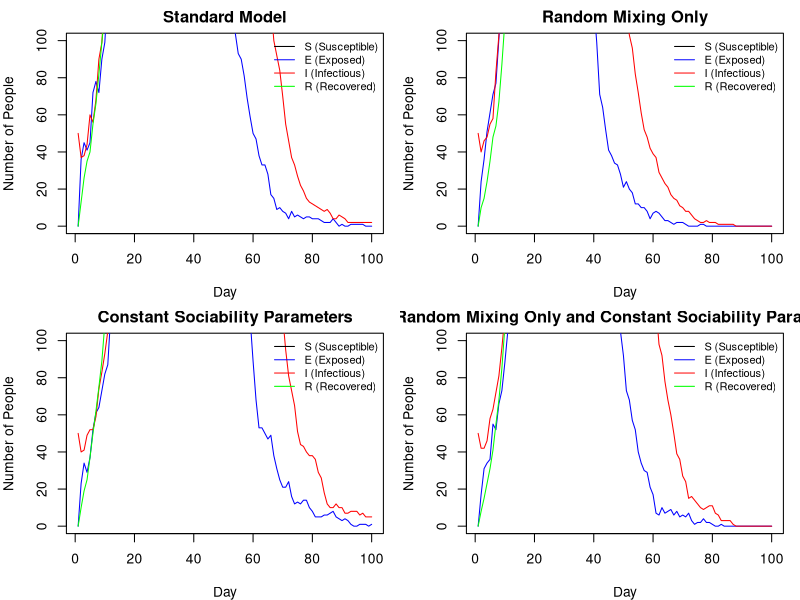

Reproduce this figure in R.
###########################################################
# File:    Submission.R
# Authors: Colin McDonagh (s2213748), Matthew Poole (s2892092)
# , James Horn (s2304075)
# Date:    2025-10-15
# Github URL: https://github.com/JTHorn-eng/Extended-Stats-Programming-Assignment-2/blob/main/Submission.R
###########################################################
#
### About
#
# This document is the code to run an SEIR model and prints the plots of 4 
# different implementations of the model. The program primarily uses two 
# functions to do this: get.net() and seir(). This SEIR model can account for 
# different transmission rates between people sharing houses of different sizes,
# social networks of different sizes, and random mixing. The housing sharing 
# assumes a uniform distribution of house sizes and the social networks allow 
# for variable social network sizes, depending on their 'sociability' parameter.
# The code concludes with a commentary on the 4 different models. 
# 
#
#
### Contributions:
#
# All members attended the majority of workshops and communicated remotely about 
# progress made outside of class time.
#
# Colin McDonagh (33 %) Wrote the majority of the nseir function and led the 
#                       commentary of the different models  
#                      
# Matthew Poole  (34 %) Wrote the code to distribute people to houses, optimised 
#                       the get.net function and nseir function
#                      
# James Horn     (33 %) Wrote the original get.net function and wrote the plot 
#                       function 
#                     


get.net = function(beta, h, nc=15) {
  #' Creates a list of vectors, with each vector at position i containing the 
  #' indices of people that person i is connected with socially. This is done by 
  #' looping through each person, calculating their network based on the 
  #' probability they are connected to someone else, and then recording these 
  #' values at position i of the list, and then recording the value i at each 
  #' index of the list of the person in the social network.
  #' @param beta A list of n uniform random deviates
  #' @param h    A vector of length n describing who shares houses
  #' @param n_c  A value dictating the average number of connections per person.
  #' 
  #' @return a list of vectors, with the vector at position i being the social 
  #' network of person i.
  
  # Define the number of people to consider
  n <- length(h)
  
  # Create a list of vectors for who shares a house with who, as people sharing 
  # houses cannot be in the same social network.
  house_network <- lapply(h, function(x) which(x == h))
  
  # Generate an empty list to populate with connections
  social_network <- vector("list",n)
  
  # Calculates a constant used inside a loop once for efficiency to calculate 
  # the probability that two people are connected socially.
  k <- nc*beta/(mean(beta)^2*(n-1))
  
  # loop through each person in the network
  for (i in 1:(n-1)) {
    # Create probabilities that person i is connected with each other person. 
    # Only consider person i and onwards as these values will be symmetric.
    network_probs <- c(rep(0,i), beta[i]*k[(i+1):n]) 
    
    # Create probabilities to compare the network probs with.
    # The first i values are 1 as the first (i-1) have already been assigned 
    # networks, and person i cannot be in a network with themself. 
    probs <- c(rep(1,i), runif(n-i))
    
    # Assign the indices of people sharing a network to a vector, and exclude 
    # anyone who lives with them
    social_indices <- which(network_probs > probs)[-house_network[[i]]]
    
    # append the indices of people in person i's network to the list
    social_network[[i]] <- c(social_network[[i]], social_indices)
    
    # append person i to the network of each person in person i's network
    social_network[social_indices] <- lapply(social_network[social_indices], 
                                             function(x) c(x, i))
  }
  
  return(social_network)
}


nseir <- function(beta,h,alink,alpha=c(.1,.01,.01),delta=.2,gamma=.4,nc=15, 
                  nt = 100,pinf = .005) {
  #' This function implements and simulates the SEIR model described in the 
  #' introduction to this document for a given set of parameter values. It 
  #' calculates the amount of people that are in the susceptible, exposed, 
  #' infected, and recovered classes each day based on households, a personal 
  #' social network, and a random interaction network (where households and the 
  #' personal networks are disjoint). 
  #' @param beta  A list of n uniform random deviates
  #' @param h     An n vector indexing who shares houses
  #' @param alink An n list of vectors, with the vector at position i being the 
  #'              social network of person i.
  #' @param alpha A vector of parameters for alpha_h, alpha_c, and alpha_r 
  #'              (as described above) respectively.
  #' @param delta The probability that an infected individual transfers from the 
  #'              infected class to the recovered class each day.
  #' @param gamma The probability that an exposed individual transfers from the 
  #'              exposed class to the infected class each day.
  #' @param n_c   A value of the average number of personal connections per 
  #'              person.
  #' @param nt    The number of days to simulate the model over.
  #' @param pinf  The proportion of the population infected at the start of the 
  #'              simulation.
  #' 
  #' @return A list of vectors, where these vectors contain the number of people 
  #'         in the susceptible class, exposed class, infected class, recovered 
  #'         class, and the day these correspond to respectively.
  
  # Sets the number of people in the model
  n <- length(h)
  
  # Initialise the vectors we will return from this function
  S <- E <- I <- R <- t_vec <- rep(0,nt)
  
  # Creates a vector to contain the class of each individual each day
  x <- rep(0, n)
  
  # Randomly samples the initial infected people from our population
  x[sample(1:n, round(n * pinf))] <- 2
  
  # Find the initial number of susceptible and infected people
  S[1] <- sum(x==0); I[1] <- sum(x==2)
  
  # Calculates a constant used inside a loop once for efficiency
  k <- (alpha[3]*nc*beta) / (mean(beta)^2*(n-1))
  
  # is it necessary to do this with k or is it worth for performance?
  
  # Iterate the following over each day in the simulation
  for (t in 2:nt){
    
    # Initialise the vector to store people infected each day
    any_inf_vec <- rep(0,n)
    
    # Iterate over each infected person to find out which susceptible people are 
    # exposed by at least one infected person
    for (i in which(x==2)){

      # Create a new vector where the jth entry will be the probability that 
      # person i infects person j by household or by the personal network
      personal_con <- rep(0,n)
      
      # If person j is in the household network of person i, set the jth value 
      # in personal_con to alpha_h
      personal_con[which(h==h[i])] <- alpha[1]
      # If person j is in the household network of person i, set the jth value 
      # in personal_con to alpha_c
      personal_con[alink[[i]]] <- alpha[2]
      
      # Find the probabilities of person i infecting each other person in the 
      # random network.
      rnet_con <- k * beta[i]
      
      # Find which people are connected to person i by household or personal 
      # network
      con_ii <- which(personal_con != 0)
      
      unif1 <- rep(1,n) # To compare with random mixing
      unif1[con_ii] <- runif(length(con_ii)) # To compare with house & social networks
      
      # Simulate the probability that each person was infected by person i by 
      # household or personal network
      inf_vec1 <- personal_con >= unif1
      # Simulate the probability that each person was infected by person i by 
      # random network
      inf_vec2 <- rnet_con >= runif(n)
      
      # Stores whether each person was infected by any infected person in the 
      # model on day t
      any_inf_vec <- inf_vec1 | inf_vec2 | any_inf_vec
    }
    
    # Create uniform random deviates to simulate moving to infected and recovered
    # states
    u <- runif(n)
    
    # Infected people transition to recovered with class probability delta            
    x[x==2&u<delta] <- 3 
    # Exposed people transition to infected class with probability gamma
    x[x==1&u<gamma] <- 2  
    
    # (Only) Susceptible people transition to exposed class as calculated above
    x[x==0&(1*any_inf_vec)==1] <- 1
    
    # Sum the total people in each class and increment the day
    S[t] <- sum(x==0); E[t] <- sum(x==1)
    I[t] <- sum(x==2); R[t] <- sum(x==3)
    t_vec[t] <- t
  }  
  
  # Return the list of susceptible, exposed, infected, and recovered people on 
  # each day and the vector of day indices
  return(list(S=S,E=E,I=I,R=R,t=t_vec))
}

plot_seir = function(seir_results_list, title = 'SEIR Model Results') {

    #' Plots a list of SEIR model results in a 2x2 grid layout, showing the
    #' evolution of SEIR (Susceptible, Exposed, Infectious, Recovered) 
    #' compartments for one or more simulation results. Each element of
    #' `seir_results_list` should be a list containing vectors `S`, `E`,
    #' `I`, and `R` representing daily counts of individuals in each state.
    #' 
    #' @param seir_results_list A list of all model results
    #' @param title optional title for overall window

    # Generate the grid layout with margin outside layout for legend
    par(mfrow = c(2, 2), mar = c(4, 4, 2, 1))

    # Create subplot titles
    plot_titles <- c(
      'Standard Model'
      ,'Random Mixing Only'
      ,'Constant Sociability Parameters'
      ,'Random Mixing Only and Constant Sociability Parameters'
    )

    for (i in seq_along(seir_results_list)) {
        
        # Obtain results timeframe in days
        seir_results <- seir_results_list[[i]]
        n_days <- length(seir_results$S)
        days <- 1:n_days

        # Generate line graphs for each class member of the population per day
        plot(
            days
            , seir_results$S
            , type = "l"
            , col = "black"
            , ylim = c(0, n_days)
            , xlab = "Day"
            , ylab = "Number of People"
            , main = plot_titles[i]
        )
        lines(days, seir_results$E, col = "blue")
        lines(days, seir_results$I, col = "red")
        lines(days, seir_results$R, col = "green")

        legend("topright",
              inset = c(0, 0),
              legend = c("S (Susceptible)", "E (Exposed)", "I (Infectious)", 
                         "R (Recovered)"),
              col = c("black", "blue", "red", "green"),
              lty = 1,
              xpd = NA,
              bty = "n",
              cex = 0.8
          )
    }

    # End layout plotting
    par(xpd = NA)

    # Add a title for the overall window
    mtext(title, outer = TRUE, line = 1, cex = 1.2)
}

system.time({
# Run models
# Specify the number of people in the simulation and the maximum number of 
# people in a given household
n = 10000; hmax = 5

# Simulate beta values as standard uniform random deviates
beta <- runif(n)

# Simulate a vector of household contacts
h1 <- rep(rep(1:n, sample(1:hmax,n, replace=TRUE)), length.out=n)

# Simulate personal network information
alink <- get.net(runif(n), h1, 15)


# Create a list of models (using nseir) to compare
results_list <- list(

    # Standard model with personal, household, and random mixing
    nseir(beta, h1, alink)

    # Run model with random mixing only
    ,nseir(beta, h1, alink, alpha=c(0, 0, 0.04))
    
    # Run model with constant sociability parameters for each person
    ,nseir(beta=rep(mean(beta),n), h1, alink)
    
    # Run model with constant sociability parameters for each person and only 
    # consider random mixing
    ,nseir(beta=rep(mean(beta),n), h1, alink, alpha=c(0, 0, 0.04))

)
plot_seir(results_list)

})

################################################################################
#'
###' Model Comparison
#'
##' Full Model vs Random Network Only:
# ------------------------------------------------------------------------------
#' The models that contain the household and contact network components account
#' for more variability in the infection rates. Thus, we observe a more diffuse 
#' distribution of infectious individuals than the models that only consider the 
#' random network effect, which overestimate the peak severity of the pandemic. 
#' We also observe that the peak of infection occurs later for models that contain
#' household and contact network components than it does for the random network
#' models. 
#' 
#' The additional variability described above comes from allowing the models that 
#' contain household and personal network information to consider behavioral and 
#' random aspects of individuals more intimately:
#' 
#' Variability is introduced in the personal network since the more social an 
#' individual is, the more people they are likely to have in their contact 
#' network, and thus the more people they are likely to infect/be infected by 
#' (where as the opposite is true for unsociable people).
#' 
#' The household structure adds variability that is independent of sociability
#' parameter values (unlike the random network only model for variable beta 
#' values) as household sizes are assumed to be uniformly distributed from 1 to 5.
#' 
#' We also note that the full model is more robust when neglecting the random 
#' variability of sociability between individuals, as the results are very similar
#' (only around 100 more people are infected in the constant sociability model).
#' This could be the case as the household and contact network structures still 
#' encode some underlying random sociability structure into the model). 
#' The random network only model is far more sensitive to this change, and 
#' results in the pandemic infecting far more people (and being severe for 
#' longer) than the random network model with variable sociability parameters.
# ------------------------------------------------------------------------------
